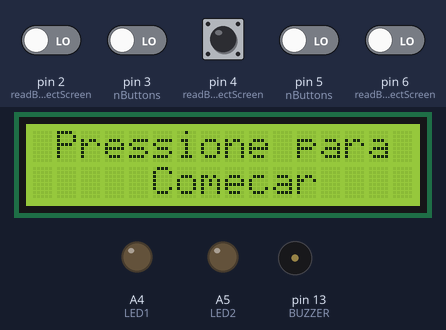
Recording of a sketch running on a simulated Arduino Uno, built with avr-gcc and run on an emulated ATmega328P. On the bench: 16×2 character LCD, output pins drawn as LEDs (lit = HIGH), buzzer (waves = sounding). Dashed ring = blinking. The test bench sets the inputs (shaded band); at power-on: pin 2 (readButtonsSelectScreen), pin 3 (nButtons), pin 4 (readButtonsSelectScreen), pin 5 (nButtons), pin 6 (readButtonsSelectScreen) LOW.

Above: at 1.2 s.
1.3 s: pin 4 (readButtonsSelectScreen) pulled HIGH for 1 s
At 1.71 s:
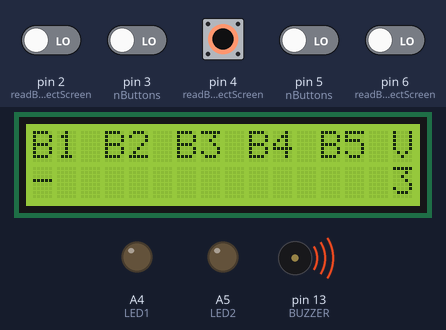
3.8 s: pin 2 (readButtonsSelectScreen) driven HIGH and pin 3 (nButtons) driven HIGH
6.8 s: pin 2 (readButtonsSelectScreen) driven LOW
At 9.1 s:
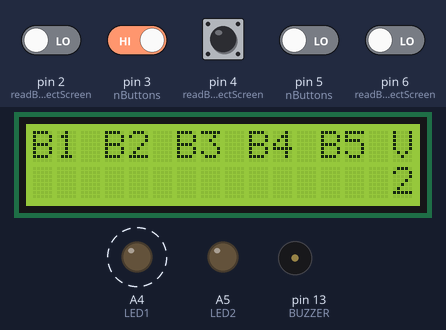
9.8 s: pin 2 (readButtonsSelectScreen) driven HIGH
At 13.6 s:
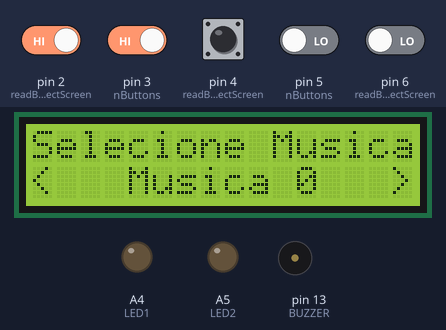
Timing chart, 0 to 13.8 s (numbered marks = the images above; inputs shaded):
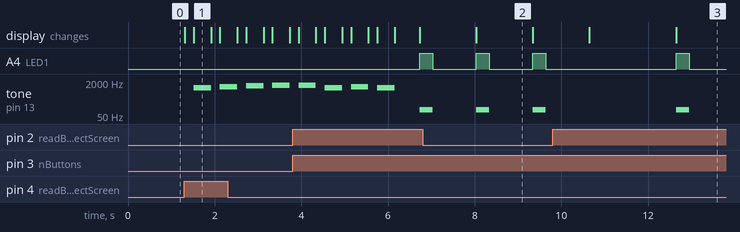

Measured:
- after the input at 1.3 s, tone on pin 13 (BUZZER): plays 1048 Hz for 0.40 s, 1176 Hz for 0.40 s, 1320 Hz for 0.40 s, 1396 Hz for 0.40 s, starting after 0.22 s; the display: first changes at once (image 1 shows a later state)
- after the input at 3.8 s, A4 (LED1): LOW → HIGH after 2.9 s
- after the input at 6.8 s, the display: changes after 1.2 s (image 2)
- after the input at 9.8 s, A4 (LED1): LOW → HIGH after 2.9 s, → LOW 0.30 s later; tone on pin 13 (BUZZER): silent → 100 Hz after 2.9 s, → silent 0.30 s later
- what the display in image 1 shows lasts 0.4 s, from 1.5 s to 1.9 s
- what the display in image 2 shows lasts 1.3 s, from 8.0 s to 9.3 s

The sketch:

main.ino
```cpp
#include <LiquidCrystal.h>

//Definindo buzzer e botôes:
#define BUZZER 13
#define BOTAO1 6
#define BOTAO2 5
#define BOTAO3 4
#define BOTAO4 3
#define BOTAO5 2

//Definindo leds:
#define LED1 A4
#define LED2 A5

//Definindo telas:
#define SCREENHOME 0
#define SCREENSELECTSONG 1
#define SCREENSONG 2
#define SCREENLOOSE 3
#define SCREENPLAYTIME 4

#define NBUTTONS 5 //Número de botões
#define NSONGS 5 //Número  de músicas

#define NNOTASM1 17

#define NNOTASM2 10

#define NNOTASM3 19

#define NNOTASM4 16

#define NNOTASM5 15

#define NNOTAS 7

#define BUTTONSSLTSCREEN 3

//Notas:
enum notas{
  DO,
  RE,
  MI,
  FA,
  SOL,
  LA,
  SI,
};

uint8_t nvidas = 3;

uint8_t difficulty = 0;

uint8_t readButtonsSelectScreen [BUTTONSSLTSCREEN] = {BOTAO1, BOTAO3, BOTAO5};

uint16_t notas[NNOTAS] = {1048, 1176, 1320, 1396, 1568, 1760, 1976}; //Frequência das notas

//Definindo das notas de cada música:
uint8_t musica1[NNOTASM1] = {DO, RE, MI, FA, FA, DO, RE, DO, RE, DO, SOL, FA, MI, DO, RE, MI, FA};

uint8_t musica2[NNOTASM2] = {DO, DO, SOL, SOL, MI, MI, FA, MI, RE, DO};

uint8_t musica3[NNOTASM3] = {DO, DO, RE, RE, MI, MI, FA, MI, RE, DO, DO, RE, RE, MI, MI, FA, MI, RE, DO};

uint8_t musica4[NNOTASM4] = {MI, MI, RE, DO, FA, FA, MI, RE, SOL, SOL, FA, MI, FA, MI, RE, DO};

uint8_t musica5[NNOTASM5] = {DO, RE, MI, RE, MI, FA, MI, FA, SOL, RE, MI, FA, RE, MI, DO};

uint8_t* listaMusicas[NSONGS] = {musica1, musica2, musica3, musica4, musica5}; //Ponteiros listas das músicas acima

uint8_t listaNNotasMusicas[NSONGS] = {NNOTASM1, NNOTASM2, NNOTASM3, NNOTASM4, NNOTASM5}; //Lista de número de notas de cada música

uint8_t songsIndex = 0; //Index para selecionar as músicas

uint8_t screenIndex; //Index seleção de tela

uint8_t songsList[NSONGS]; //Lista de música

bool first = 0; //Para sair da tela inicial

uint8_t nButtons[NBUTTONS] = {BOTAO1, BOTAO2, BOTAO3, BOTAO4, BOTAO5}; //Instância dos botões

uint8_t lastSongSelected; //Armazena o parâmetro da última música selecionada

bool playTime = 0;

uint8_t lastNvidas;

uint8_t currentNoteIndex = 0; //Índice da nota atual

LiquidCrystal lcd(12, 11, 10, 9, 8, 7); //Instância LCD

void changeScreen(uint8_t (*callback)(), uint8_t screenID) {
  screenIndex = screenID;//Salva a tela selecionada
  callback();//Função para chamar a tela
}

//Tela inicial:
void displayHome() {
  lcd.setCursor(1, 0);
  lcd.print("Pressione para");
  lcd.setCursor(5, 1);
  lcd.print("Comecar");
}

//Função que atualiza display e parâmetros, assim ele não é chamado o tempo todo.
uint8_t updateSelectSong() {
  lastSongSelected = songsIndex;
  selectSong();
  return true;
}

//Tela seleção das músicas:
void selectSong() {
  lcd.clear();
  lcd.setCursor(0, 0);
  lcd.print("Selecione Musica");
  lcd.setCursor(0, 1);
  lcd.print("<");
  lcd.setCursor(15, 1);
  lcd.print(">");
  lcd.setCursor(4, 1);
  lcd.print("Musica");
  lcd.setCursor(11, 1);
  lcd.print(songsIndex);
}

//Update da tela de música:
uint8_t updateSongScreen() {
  songScreen();
  return true;
}

//Chama tela de derrota ao perder as vidas música:
uint8_t updateLoose() {
  loose();
  return true;
}

//Tela derrota:
void loose(){
  lcd.clear();
  lcd.setCursor(2, 0);
  lcd.print("VOCE PERDEU!");
  delay(2000);
  changeScreen(updateSelectSong, SCREENSELECTSONG);
}

//Update da tela enquanto a pessoa está tocando para diminuir as vidas ao errar as notas da música:
uint8_t updatePlayTimeScreen() {
  lastNvidas = nvidas;
  playTimeScreen();
  return true;
}

//Tela que aparece no display enquanto a pessoa está tocando a música:
void playTimeScreen() {
  lcd.clear();
  lcd.setCursor(15, 0);
  lcd.print("V");
  lcd.setCursor(15, 1);
  lcd.print(nvidas);
  lcd.setCursor(0, 0);
  lcd.print("B1");
  lcd.setCursor(3, 0);
  lcd.print("B2");
  lcd.setCursor(6, 0);
  lcd.print("B3");
  lcd.setCursor(9, 0);
  lcd.print("B4");
  lcd.setCursor(12, 0);
  lcd.print("B5");
}

//Função para pegar o tamanho da música de acordo com a dificuldade selecionada:
uint8_t getSizeMusicByDifficult(uint8_t size, uint8_t difficulty) {
  uint8_t sizeOf;
  if (difficulty == 0) {
    sizeOf = size / 2;
  } else if (difficulty == 1) {
    sizeOf = (size / 2) + (size / 3);
  } else if (difficulty == 3) {
    sizeOf = size;
  }
  return sizeOf;
}

//Tela que aparece enquanto o buzzer toca as notas de cada música:
void songScreen() {
  lcd.clear();
  uint8_t size = getSizeMusicByDifficult(listaNNotasMusicas[songsIndex], difficulty);
  for (uint8_t i = 0; i < size; i++) {
    lcd.setCursor(15, 0);
    lcd.print("V");
    lcd.setCursor(15, 1);
    lcd.print(nvidas);
    lcd.setCursor(0, 0);
    lcd.print("B1");
    lcd.setCursor(3, 0);
    lcd.print("B2");
    lcd.setCursor(6, 0);
    lcd.print("B3");
    lcd.setCursor(9, 0);
    lcd.print("B4");
    lcd.setCursor(12, 0);
    lcd.print("B5");
    uint8_t nota = listaMusicas[songsIndex][i];
    uint8_t step = max(3, 15 / NNOTAS); // Define um espaçamento mínimo de 3
    uint8_t position = nota * step;
    lcd.setCursor(position, 1);
    lcd.print("-");
    tone(BUZZER, notas[nota]);
    delay(400);
    lcd.clear();
    noTone(BUZZER);
    delay(200);
  }
  playTime = true;
}

void setup() {
  lcd.begin(16, 2); //Inicia o display LCD
  for (size_t i = 0; i < NBUTTONS; i++) {
    pinMode(nButtons[i], INPUT); //Inicia todos os botões
  }
  pinMode(LED1, OUTPUT);
  pinMode(LED2, OUTPUT);
  displayHome(); //Seleciona a tela inicial
}

void readButtonsSongScreen() {
  for (size_t i = 0; i < NBUTTONS; i++) {
    bool readButtons = digitalRead(nButtons[i]); // Lê os botões
    if (readButtons) {
      uint8_t notaEsperada = listaMusicas[songsIndex][currentNoteIndex]; // Obtém a nota correta
      uint8_t notaPressionada = i; // nota pressionada igual ao indexador

      if (notaPressionada == notaEsperada) {
        tone(BUZZER, notas[notaEsperada]); // Som correto
        digitalWrite(LED2, HIGH);
        delay(300);
        noTone(BUZZER);
        digitalWrite(LED2, LOW);
        currentNoteIndex++; // Avança para a próxima nota
        uint8_t size = getSizeMusicByDifficult(listaNNotasMusicas[songsIndex], difficulty); //Tamanho de acordo com a dificuldade
        if (currentNoteIndex >= size) { // caso concluido nNotas
          playTime = false;
          currentNoteIndex = 0;
          difficulty++;
          delay(300);
          if (difficulty > 3) { // caso concluido musica
            difficulty = 0;
            songsIndex = 0;
            changeScreen(updateSelectSong, SCREENSELECTSONG);
          }
        }
      } else {
        // Nota errada
        tone(BUZZER, 100); // Som de erro
        digitalWrite(LED1, HIGH);
        delay(300);
        noTone(BUZZER);
        digitalWrite(LED1, LOW);
        delay(1000);
        nvidas--;
        if(nvidas == 0) { // reset dos indexadores e tela de derrota
          nvidas = 3;
          playTime = false;
          currentNoteIndex = 0;
          difficulty = 0;
          songsIndex = 0;
          changeScreen(updateLoose, SCREENLOOSE);
        }
      }
    }
  }
}

void readButtonsSelectionScreen() {
  for (size_t i = 0; i < BUTTONSSLTSCREEN; i++) {
    bool readButtons = digitalRead(readButtonsSelectScreen[i]);
    if (readButtons) {
      if (i == 0) {
        if (songsIndex <= 0) {
          songsIndex = 5; // corrige para respeitar o número de músicas
        } else {
          songsIndex--;
        }
      } else if (i == 1) {
        lcd.clear();
        changeScreen(updateSongScreen, SCREENSONG);
      } else if (i == 2) {
        if (songsIndex >= NSONGS) {
          songsIndex = 0;
        } else {
          songsIndex++;
        }
      }
      delay(185); // delay para nao rodar rapido demais entre as musicas
    }
  }
} // leitura dos botoes da tela de seleção de musica para poder alterar as musicas selecionadas

void loop() {
  if (!first) {
    for (size_t i = 0; i < NBUTTONS; i++) {
      bool pressed = digitalRead(nButtons[i]); // leitura de todos os botoes para selecionar a tela de musicas
      if (pressed) {
        first = true;
        lcd.clear(); // clear para selecionar outro display
        changeScreen(updateSelectSong, SCREENSELECTSONG);
        delay(200);
      }
    }
  } else {
    if (screenIndex == SCREENSELECTSONG) {
      readButtonsSelectionScreen(); // chama a funçao de ler os botoes
      if (lastSongSelected != songsIndex) {
        updateSelectSong(); // funçao de update de display na tela de selecao de musicas
      }
    } else if (screenIndex == SCREENSONG) {
      if (playTime) {
        if (lastNvidas != nvidas) {
          updatePlayTimeScreen(); // funçao de tela de update enquanto esta sendo tocado a musica
        }
        readButtonsSongScreen(); // le os botoes durante a musica
      } else {
        updateSongScreen(); // tela que faz tocar antes a musica selecionada
      }
    }
  }
}
```
